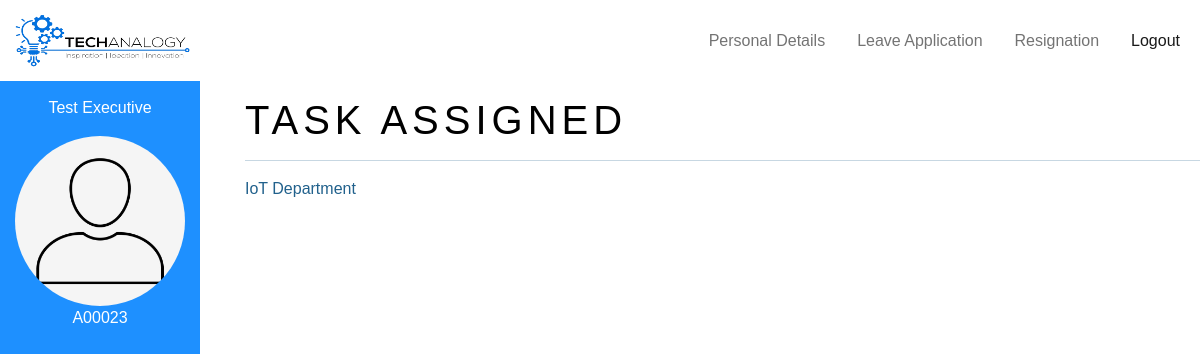
Page /dashboard/task_view (signed in) on the committed database.
### Employee/models.py (models this page shows, shortened)
class Employee(models.Model):
    user = models.OneToOneField(User, on_delete=models.CASCADE)
    title = models.CharField(choices=Title, max_length=3, null=False, blank=False)
    gender = models.CharField(choices=Gender, max_length=6, null=False, blank=False)
    firstname = models.CharField('Firstname', max_length=125, null=False, blank=False)
    lastname = models.CharField('Lastname', max_length=125, null=False, blank=False)
    image = models.ImageField(default='default.jpg', upload_to='profile_pics')
    department = models.ManyToManyField(Department, verbose_name='Department')
    role = models.ManyToManyField(Role, verbose_name='Role')
    phoneNumberRegex = RegexValidator(regex = r"^\+?1?\d{8,15}$")
    phoneNumber = models.CharField(validators = [phoneNumberRegex], max_length = 16, unique = True, default='0123456789')
    email = models.EmailField(max_length=124, default='abc@gmail.com')
    startdate = models.DateField('Employment Date', help_text='date of employment', blank=False, null=True)
    employeetype = models.CharField(choices=Employment_Type, max_length=15, blank=False, null=True)
    employeeid = models.CharField('Employee ID Number', max_length=10, null=True, blank=True)
    created = models.DateTimeField(verbose_name='Created', auto_now_add=True, null=True)
    updated = models.DateTimeField(verbose_name='Updated', auto_now=True, null=True)
    def get_role(self):
        r=''
        for role in self.role.all():
            r=r+role.role_name
        return r

class Department(models.Model):
    department_name = models.CharField(max_length=125, blank=True)
    description = models.CharField(max_length=125, null=True, blank=True)
    def __str__(self):
        return f'{self.department_name} Department'

### Dashboard/views.py (the view)
# urls.py: path('task_view', views.Task_View, name='Task View'),
def Task_View(request):
    employees = Employee.objects.all()
    context = {
        'employees': employees
    }
    return render(request, 'Dashboard/Task_View.html', context)

### templates/Dashboard/Task_View.html (shortened to what this page needs)
{%  extends "Dashboard/Navbar.html" %}
{% block content %}
{% for i in employees %}
{% if i.user == user %}
</head>
<body>
<div class="leftbar">
    <p>{{i.firstname}} {{i.lastname}}</p>
    <img src="{{i.image.url}}" width="170" height="170">
    <p>{{i.employeeid}}</p>
</div>
<div class="rightbar">
    <h1>TASK ASSIGNED</h1>
    <hr>
    {% for j in i.department.all %}
    <div class="fieldWrapper">
        {{ j }}
    </div>
    {% endfor %}
</div>
</body>
{% endif %}
{% endfor %}
{% endblock content %}

### templates/Dashboard/Task_View.html (style rules this page uses)
body { Margin:0; font-family: Helvetica; }
.leftbar { position: absolute; left: 0px; width: 200px; height: 100%; background-color: rgba(30,144,255); padding: 15px; text-align: center; color: white; }
.leftbar img { border-radius: 100%; }
.rightbar { position: absolute; background-color:rgba(255,255,255); left: 230px; width: 100%; height: 100%; padding: 15px; color: #21618C; }
.rightbar h1 { letter-spacing: 5px; font-weight: normal; color: black; }

### rows in the picture
Employee: firstname "Test", lastname "Executive", image (placeholder picture), employeeid "A00023"
Department: department_name "IoT Department"
